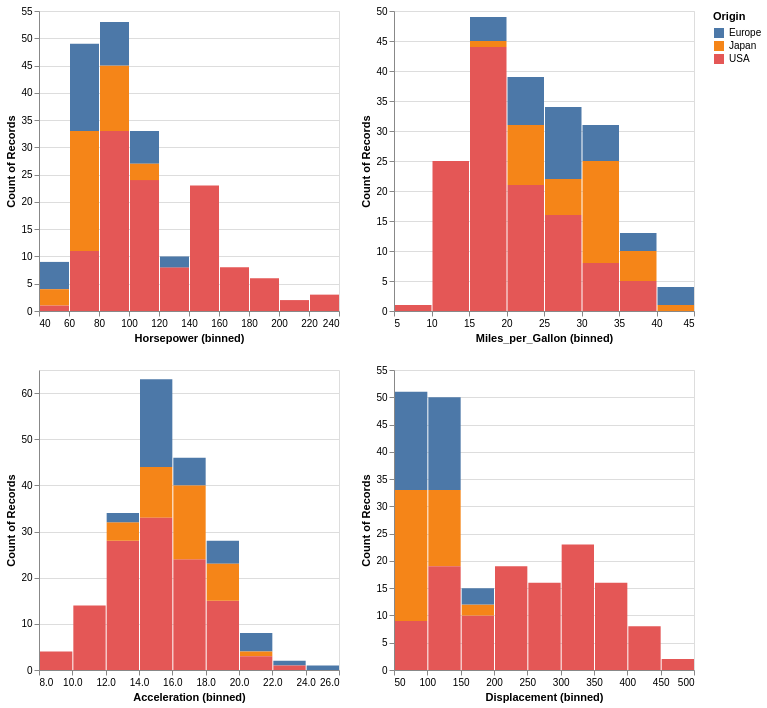

Source (Vega-Lite JSON):
### Vega-Lite specification from a JSON file in a GitHub repository (floating-point values rounded to 4 significant figures; data arrays with more than 128 entries replaced by an {"elided": "..."} marker saying what was removed)
{"$schema": "https://vega.github.io/schema/vega-lite/v6.json", "repeat": ["Horsepower", "Miles_per_Gallon", "Acceleration", "Displacement"], "columns": 2, "spec": {"data": {"values": {"elided": "200 records"}}, "mark": "bar", "encoding": {"x": {"field": {"repeat": "repeat"}, "bin": true}, "y": {"aggregate": "count"}, "color": {"field": "Origin"}}}}
